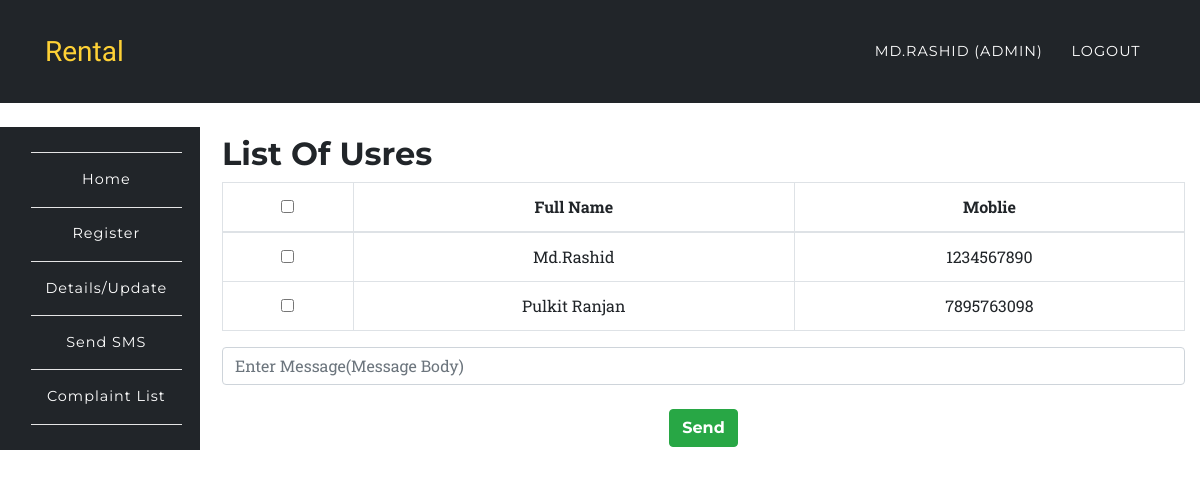
/app/sms.php (signed in), run on the app's committed database.
### tables this page shows
CREATE TABLE `users` (
  `id` int(10) UNSIGNED NOT NULL,
  `fullname` varchar(191) NOT NULL,
  `mobile` varchar(191) NOT NULL,
  `username` varchar(191) NOT NULL,
  `email` varchar(191) NOT NULL,
  `password` varchar(191) NOT NULL,
  `created_at` timestamp NULL DEFAULT CURRENT_TIMESTAMP,
  `updated_at` timestamp NULL DEFAULT CURRENT_TIMESTAMP,
  `role` varchar(100) DEFAULT 'user',
  `status` int(1) NOT NULL DEFAULT '1'
);

### app/sms.php (the view, shortened to what this page needs)
<?php
	require '../config/config.php';
		try {
			$stmt = $connect->prepare('SELECT * FROM users');
			$stmt->execute();
			$data = $stmt->fetchAll(PDO::FETCH_ASSOC);
		}
		catch(PDOException $e) {
			$errMsg = $e->getMessage();
		}
?>
<?php include '../include/header.php';?>
	<nav class="navbar navbar-expand-lg navbar-dark" style="background-color:#212529;" id="mainNav">
      <div class="container">
        <a class="navbar-brand js-scroll-trigger" href="../index.php">Rental</a>
        <div class="collapse navbar-collapse" id="navbarResponsive">
          <ul class="navbar-nav text-uppercase ml-auto">
            <li class="nav-item">
              <a class="nav-link" href="login.php"><?php echo $_SESSION['fullname']; ?> <?php if($_SESSION['role'] == 'admin'){ echo "(Admin)"; } ?></a>
            </li>
            <li class="nav-item">
              <a href="../auth/logout.php" class="nav-link">Logout</a>
            </li>
          </ul>
        </div>
      </div>
    </nav>
<?php include '../include/side-nav.php';?>
<section class="wrapper" style="margin-left:16%;margin-top: -11%;">
	<div class="container">
		<div class="row">
			<div class="col-12">
				<h2>List Of Usres</h2>
				<div class="table-responsive text-center">
					<form action="" method="post">
						<table class="table table-bordered">
						  <thead>
						    <tr>
						      <th><input type="checkbox" name="" id="selectAll"></th>
						      <th>Full Name</th>
						      <th>Moblie</th>
						    </tr>
						  </thead>
						  <tbody>
						  	<?php
						  		foreach ($data as $key => $value) {
								   echo '<tr>';
								      echo '<th scope="row"><input type="checkbox" name="check[]" value="'.$value['mobile'].'" id="selectAll$key"></th>';
								      echo '<td>'.$value['fullname'].'</td>';
								      echo '<td>'.$value['mobile'].'</td>';
								   echo '</tr>';
						  		}
						  	?>
						  </tbody>
						</table>
						<input type="textarea" name="message" class="form-control" placeholder="Enter Message(Message Body)" required>
						<br>
						<button type="submit" class="btn btn-success" name='sms_alert' value="sms_alert">Send</button>
					</form>
				</div>
			</div>
		</div>
	</div>
</section>
<?php include '../include/footer.php';?>

### assets/css/rent.css (style rules this page uses)
body { overflow-x: hidden; font-family: 'Roboto Slab', 'Helvetica Neue', Helvetica, Arial, sans-serif; }
a { color: #fed136; }
h1, h2, h3, h4, h5, h6 { font-weight: 700; font-family: 'Montserrat', 'Helvetica Neue', Helvetica, Arial, sans-serif; }
section { padding: 100px 0; }
@media (min-width: 768px) { section { padding: 140px 0; } }
.btn { font-family: 'Montserrat', 'Helvetica Neue', Helvetica, Arial, sans-serif; font-weight: 700; }
#mainNav { background-color: #212529; }
#mainNav .navbar-brand { color: #fed136; font-family: 'Kaushan Script', 'Helvetica Neue', Helvetica, Arial, cursive; }
#mainNav .navbar-nav .nav-item .nav-link { font-size: 90%; font-weight: 400; padding: 0.75em 0; letter-spacing: 1px; color: white; font-family: 'Montserrat', 'Helvetica Neue', Helvetica, Arial, sans-serif; }
@media (min-width: 992px) { #mainNav { padding-top: 25px; padding-bottom: 25px; -webkit-transition: padding-top 0.3s, padding-bottom 0.3s; -moz-transition: padding-top 0.3s, padding-bottom 0.3s; transition: padding-top 0.3s, padding-bottom 0.3s; border: none; background-color: transparent; } }
@media (min-width: 992px) { #mainNav .navbar-brand { font-size: 1.75em; -webkit-transition: all 0.3s; -moz-transition: all 0.3s; transition: all 0.3s; } }
@media (min-width: 992px) { #mainNav .navbar-nav .nav-item .nav-link { padding: 1.1em 1em !important; } }

### assets/css/style.css (style rules this page uses)
.navbar { border-radius: 0px; }
section { padding-left: 15px; }

### data on the page
users: fullname "Md.Rashid", mobile "1234567890"
users: fullname "Pulkit Ranjan", mobile "7895763098"

### other printed values
$_SESSION['fullname'] "MD.RASHID"
